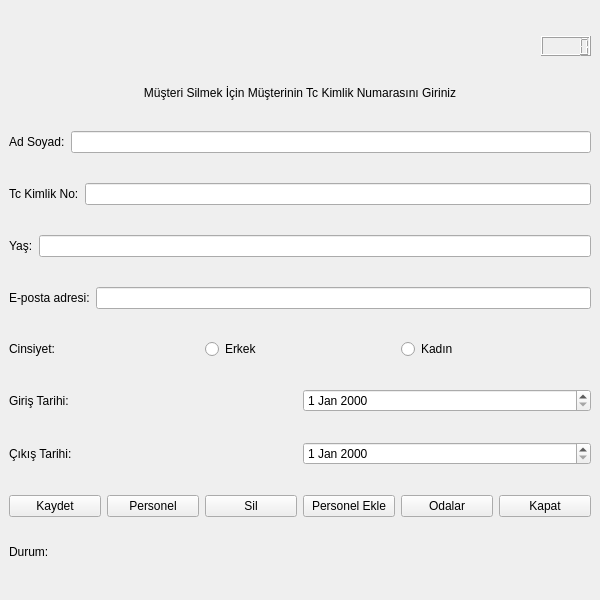
<?xml version="1.0" encoding="UTF-8"?>
<ui version="4.0">
 <class>MainWindow</class>
 <widget class="QMainWindow" name="MainWindow">
  <property name="geometry">
   <rect>
    <x>0</x>
    <y>0</y>
    <width>600</width>
    <height>600</height>
   </rect>
  </property>
  <property name="minimumSize">
   <size>
    <width>600</width>
    <height>600</height>
   </size>
  </property>
  <property name="maximumSize">
   <size>
    <width>600</width>
    <height>600</height>
   </size>
  </property>
  <property name="cursor">
   <cursorShape>ArrowCursor</cursorShape>
  </property>
  <property name="windowTitle">
   <string>Yeni Müşteri Kayıt</string>
  </property>
  <widget class="QWidget" name="centralwidget">
   <property name="minimumSize">
    <size>
     <width>600</width>
     <height>600</height>
    </size>
   </property>
   <property name="maximumSize">
    <size>
     <width>600</width>
     <height>600</height>
    </size>
   </property>
   <layout class="QVBoxLayout" name="verticalLayout">
    <property name="spacing">
     <number>-1</number>
    </property>
    <property name="topMargin">
     <number>12</number>
    </property>
    <property name="bottomMargin">
     <number>12</number>
    </property>
    <item>
     <layout class="QHBoxLayout" name="horizontalLayout_12">
      <item>
       <spacer name="horizontalSpacer">
        <property name="orientation">
         <enum>Qt::Horizontal</enum>
        </property>
        <property name="sizeHint" stdset="0">
         <size>
          <width>40</width>
          <height>20</height>
         </size>
        </property>
       </spacer>
      </item>
      <item>
       <widget class="QLabel" name="label_11">
        <property name="maximumSize">
         <size>
          <width>16777215</width>
          <height>20</height>
         </size>
        </property>
        <property name="text">
         <string/>
        </property>
       </widget>
      </item>
      <item>
       <widget class="QLCDNumber" name="lcdNumber">
        <property name="minimumSize">
         <size>
          <width>0</width>
          <height>0</height>
         </size>
        </property>
        <property name="maximumSize">
         <size>
          <width>50</width>
          <height>20</height>
         </size>
        </property>
       </widget>
      </item>
     </layout>
    </item>
    <item>
     <layout class="QHBoxLayout" name="horizontalLayout_10">
      <item>
       <widget class="QLabel" name="label_10">
        <property name="maximumSize">
         <size>
          <width>600</width>
          <height>15</height>
         </size>
        </property>
        <property name="text">
         <string>&lt;html&gt;&lt;head/&gt;&lt;body&gt;&lt;p&gt;Müşteri Silmek İçin Müşterinin Tc Kimlik Numarasını Giriniz&lt;/p&gt;&lt;/body&gt;&lt;/html&gt;</string>
        </property>
        <property name="textFormat">
         <enum>Qt::AutoText</enum>
        </property>
        <property name="alignment">
         <set>Qt::AlignCenter</set>
        </property>
       </widget>
      </item>
     </layout>
    </item>
    <item>
     <layout class="QHBoxLayout" name="horizontalLayout">
      <item>
       <widget class="QLabel" name="label">
        <property name="text">
         <string>Ad Soyad:</string>
        </property>
       </widget>
      </item>
      <item>
       <widget class="QLineEdit" name="lineEdit"/>
      </item>
     </layout>
    </item>
    <item>
     <layout class="QHBoxLayout" name="horizontalLayout_2">
      <item>
       <widget class="QLabel" name="label_2">
        <property name="text">
         <string>Tc Kimlik No:</string>
        </property>
       </widget>
      </item>
      <item>
       <widget class="QLineEdit" name="lineEdit_2"/>
      </item>
     </layout>
    </item>
    <item>
     <layout class="QHBoxLayout" name="horizontalLayout_3">
      <item>
       <widget class="QLabel" name="label_4">
        <property name="text">
         <string>Yaş:</string>
        </property>
       </widget>
      </item>
      <item>
       <widget class="QLineEdit" name="lineEdit_3"/>
      </item>
     </layout>
    </item>
    <item>
     <layout class="QHBoxLayout" name="horizontalLayout_9">
      <item>
       <widget class="QLabel" name="label_9">
        <property name="text">
         <string>E-posta adresi:</string>
        </property>
       </widget>
      </item>
      <item>
       <widget class="QLineEdit" name="lineEdit_4"/>
      </item>
     </layout>
    </item>
    <item>
     <layout class="QHBoxLayout" name="horizontalLayout_7">
      <item>
       <widget class="QLabel" name="label_3">
        <property name="text">
         <string>Cinsiyet:</string>
        </property>
       </widget>
      </item>
      <item>
       <widget class="QRadioButton" name="radioButton">
        <property name="text">
         <string>Erkek</string>
        </property>
       </widget>
      </item>
      <item>
       <widget class="QRadioButton" name="radioButton_2">
        <property name="text">
         <string>Kadın</string>
        </property>
       </widget>
      </item>
     </layout>
    </item>
    <item>
     <layout class="QHBoxLayout" name="horizontalLayout_4">
      <item>
       <widget class="QLabel" name="label_6">
        <property name="text">
         <string>Giriş Tarihi:</string>
        </property>
       </widget>
      </item>
      <item>
       <widget class="QDateEdit" name="dateEdit"/>
      </item>
     </layout>
    </item>
    <item>
     <layout class="QHBoxLayout" name="horizontalLayout_6">
      <item>
       <widget class="QLabel" name="label_7">
        <property name="text">
         <string>Çıkış Tarihi:</string>
        </property>
       </widget>
      </item>
      <item>
       <widget class="QDateEdit" name="dateEdit_2"/>
      </item>
     </layout>
    </item>
    <item>
     <layout class="QHBoxLayout" name="horizontalLayout_5">
      <item>
       <widget class="QPushButton" name="pushButton_2">
        <property name="text">
         <string>Kaydet</string>
        </property>
       </widget>
      </item>
      <item>
       <widget class="QPushButton" name="pushButton_5">
        <property name="text">
         <string>Personel</string>
        </property>
       </widget>
      </item>
      <item>
       <widget class="QPushButton" name="pushButton_3">
        <property name="text">
         <string>Sil</string>
        </property>
       </widget>
      </item>
      <item>
       <widget class="QPushButton" name="pushButton_6">
        <property name="text">
         <string>Personel Ekle</string>
        </property>
       </widget>
      </item>
      <item>
       <widget class="QPushButton" name="pushButton_4">
        <property name="text">
         <string>Odalar</string>
        </property>
       </widget>
      </item>
      <item>
       <widget class="QPushButton" name="pushButton">
        <property name="text">
         <string>Kapat</string>
        </property>
       </widget>
      </item>
     </layout>
    </item>
    <item>
     <layout class="QHBoxLayout" name="horizontalLayout_8" stretch="1,0">
      <item>
       <widget class="QLabel" name="label_8">
        <property name="maximumSize">
         <size>
          <width>16777215</width>
          <height>10</height>
         </size>
        </property>
        <property name="text">
         <string>Durum: </string>
        </property>
       </widget>
      </item>
      <item>
       <widget class="QLabel" name="label_5">
        <property name="maximumSize">
         <size>
          <width>16777215</width>
          <height>10</height>
         </size>
        </property>
        <property name="text">
         <string/>
        </property>
       </widget>
      </item>
     </layout>
    </item>
   </layout>
  </widget>
 </widget>
 <resources/>
 <connections>
  <connection>
   <sender>pushButton</sender>
   <signal>clicked()</signal>
   <receiver>MainWindow</receiver>
   <slot>close()</slot>
   <hints>
    <hint type="sourcelabel">
     <x>275</x>
     <y>298</y>
    </hint>
    <hint type="destinationlabel">
     <x>310</x>
     <y>364</y>
    </hint>
   </hints>
  </connection>
 </connections>
</ui>
